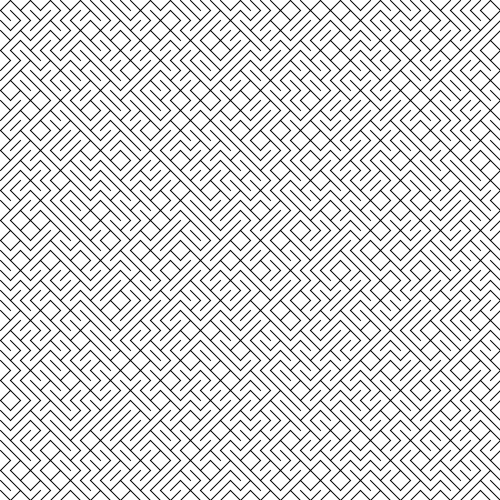
Frame 1 (no input)
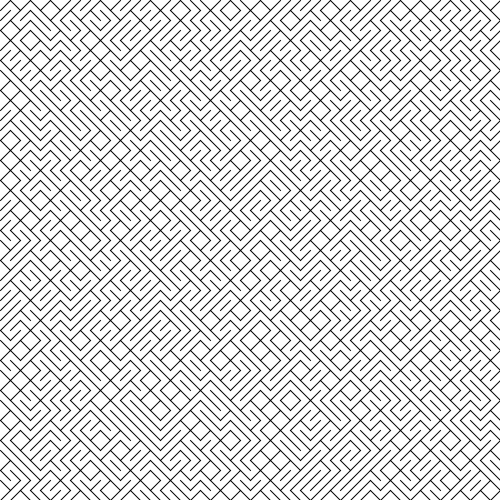
Frame 60 (the mouse pressed at the canvas centre just before this capture)
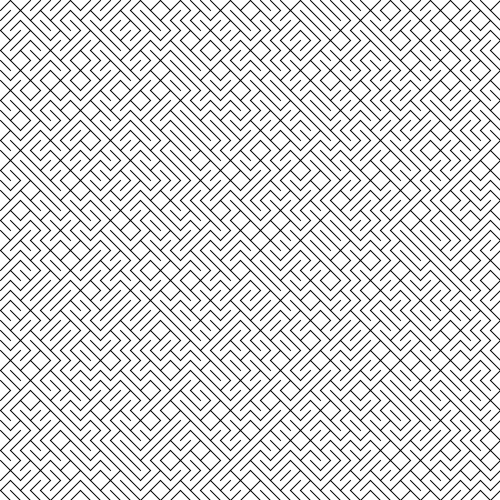
Frame 120 (the mouse held since frame 60 and released just before this capture)

The Processing sketch that drew these frames (run headless with seeded random() and noise(); from frame 60 on, the mouse is pressed at the canvas centre):

// Processing sketch: processing_115154
// ── processing_115154.pde

// practice on alignment in a grid
// by chen-hsin chang



void setup() {
  size(500, 500);
  background(255);
}
void draw() {
  background(255);
  //set grid number  
  int tileCount =10;  

  //strokeCap function:ROUND/SQUARE/PROJECT
  strokeCap(PROJECT);

  //draw grid
  for (int gridY=0; gridY<height; gridY+=10) {
    for (int gridX=0; gridX<width; gridX+=10) {

      int posX= gridX;
      int posY= gridY;
      int toggle= (int) random(0, 2);      

      if (toggle==0) {
        strokeWeight(1);
        //stroke(100,100,mouseX);
        line(posX, posY, posX+10, posY+10);
      }
      if (toggle==1) {
        strokeWeight(1);
        line(posX, posY+10, posX+10, posY);
      }
      
      
    }
  }
}
